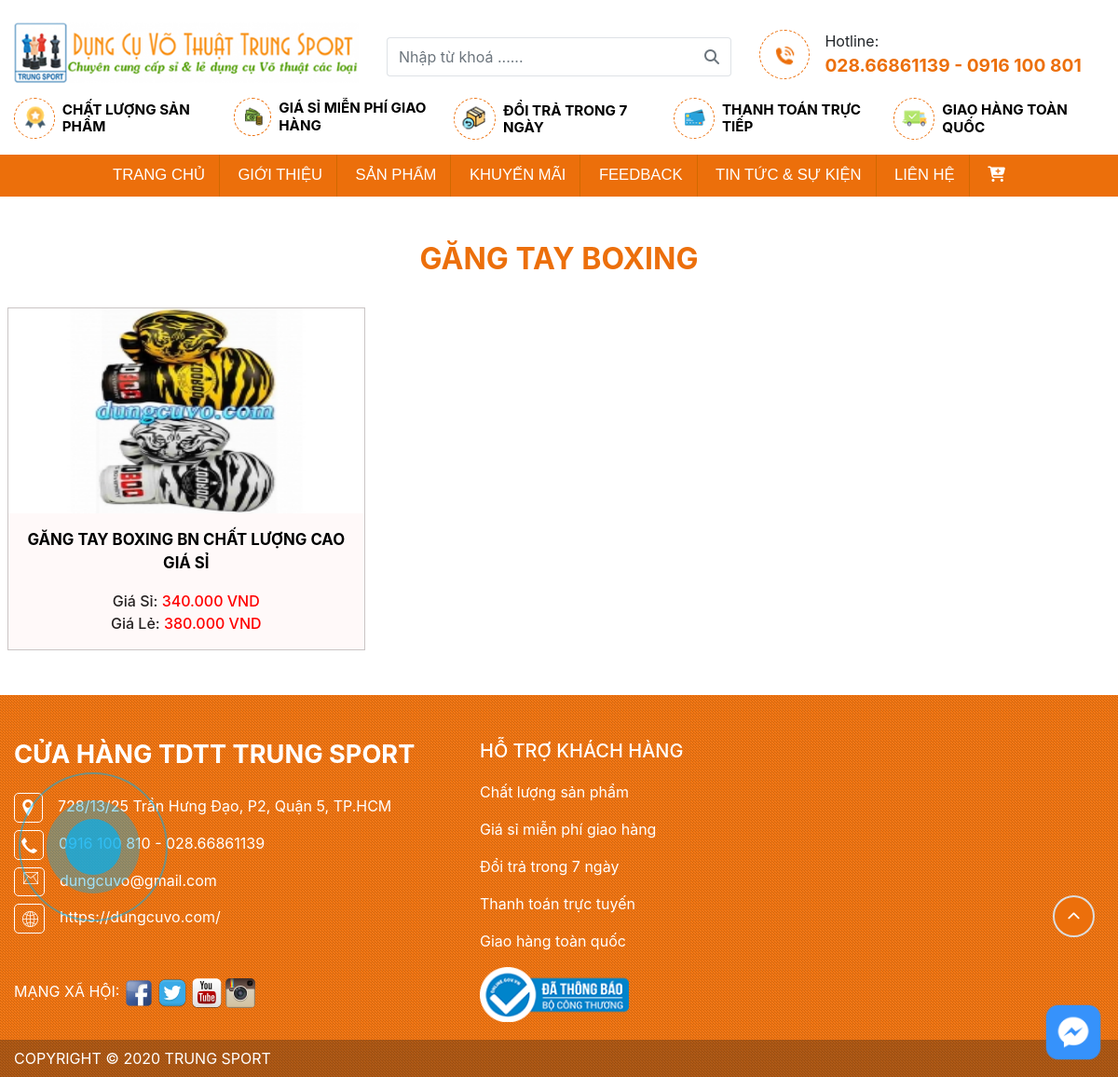
The page /show_product.php?catName=GĂNG TAY BOXING on the database its author committed.
### tables this page shows
CREATE TABLE `tbl_product` (
  `productId` int(11) NOT NULL,
  `productName` varchar(255) NOT NULL,
  `productQuantity` int(20) NOT NULL,
  `hangton` int(20) NOT NULL,
  `catId` int(11) NOT NULL,
  `brandId` int(11) NOT NULL,
  `image` varchar(255) NOT NULL,
  `giasi` int(11) NOT NULL,
  `giale` int(11) NOT NULL,
  `type` int(11) NOT NULL
);

### classes/product.php (called while the page is built, shortened)
<?php
$filepath = realpath(dirname(__FILE__));
include_once ($filepath.'/../lib/database.php');
include_once ($filepath.'/../helpers/format.php');
?>
<?php
class product
{
	private $db;
	public function __construct()
	{
		$this->db = new Database();
	}
		public function getproductbycatid($catId)
		{
			$query = "SELECT * FROM tbl_product where catId = '$catId' LIMIT 30";
			$result = $this->db->select($query);
			return $result;
		}
	}
	?>

### lib/database.php (called while the page is built, shortened)
<?php
Class Database extends PDO{
   public $host   = DB_HOST;
   public $user   = DB_USER;
   public $pass   = DB_PASS;
   public $dbname = DB_NAME;
   public $link;
private function connectDB(){
   $this->link = new mysqli($this->host, $this->user, $this->pass,
    $this->dbname);
 }
public function select($query){
  $result = $this->link->query($query) or
   die($this->link->error.__LINE__);
  if($result->num_rows > 0){
    return $result;
  } else {
    return false;
  }
 }
}

### classes/category.php (called while the page is built, shortened)
<?php
	$filepath = realpath(dirname(__FILE__));
	include_once ($filepath.'/../lib/database.php');
	include_once ($filepath.'/../helpers/format.php');
?>
<?php
	class category
	{
		private $db;
		public function __construct()
		{
			$this->db = new Database();
		}
		public function get_product_by_cat($catName)
		{
			$query = "SELECT * FROM tbl_category where catName = '$catName' order by catName desc";
			$result = $this->db->select($query);
			return $result;
		}
	}
 ?>

### helpers/format.php (called while the page is built, shortened)
<?php
class Format{
   public function format_currency($n=0){
      $n=(string)$n;
      $n=strrev($n);
      $res='';
      for($i=0;$i<strlen($n);$i++){
            if($i%3==0 && $i!=0){
               $res.='.';
            }
            $res.=$n[$i];
      }
      $res=strrev($res);
      return $res;
   }
}
?>

### show_product.php (the view)
<?php
	include 'inc/header.php';
?>
<?php
	if(!isset($_GET['catName']) || $_GET['catName'] == NULL){
        echo "<script> window.location = '404.php' </script>";
    }else {
        $catName = $_GET['catName'];
    }
?>
	<div class="show_sanpham">
        <div class="container">
            <div class="title_style text-center mt-5 mb-4">
                <h3 id="title"><?=$catName?></h3>
            </div>
            <div class="showsanpham">
                <div class="row">
		            <?php
		        		$productbycat= $cat->get_product_by_cat($catName);
		        		if($productbycat){
		        			$result_cat=$productbycat->fetch_assoc();
		        		}
                        $getproduct = $product ->getproductbycatid($result_cat['catId']);
                        if($getproduct){
                            while($result_pd= $getproduct->fetch_assoc()){
		        	?>
                    <div class="col-x">
                        <div class="khungsanpham mr-2 ml-2 mt-2">
                            <div class="img">
                                <a href="details.php?proid=<?php echo $result_pd['productId']?>"><img src="admin/uploads/<?php echo $result_pd['image']?>"></a>
                            </div>
                            <div class="details text-center">
                                <a href="details.php?proid=<?php echo $result['productId']?>">
                                    <p><?php echo $result_pd['productName']?></p>
                                </a>
                                <p id="gia">Giá Sỉ: <span><?php echo $fm->format_currency($result_pd['giasi'])?> VND</span></p>
                                <p id="gia">Giá Lẻ: <span><?php echo $fm->format_currency($result_pd['giale'])?> VND</span></p>
                            </div>
                        </div>
                    </div>
                    <?php
		                	}
		    			}
		        	?>
                </div>
            </div>
        </div>
    </div>
<?php
	include 'inc/footer.php';
?>

### css/details.css (style rules this page uses)
.img img { width:100%; }

### css/gioithieu.css (style rules this page uses)
.title_style h3 { color: #EC6F0B; font-weight: bold; }

### css/feedback.css (style rules this page uses)
.title_style h3 { color: #EC6F0B; font-weight: bold; }

### css/lienhe.css (style rules this page uses)
.title_style h3 { color: #EC6F0B; font-weight: bold; }

### css/style.css (style rules this page uses)
:root { --font:'Arial',sans-serif; --color:rgb(236,111,11); }
body { width:100%;padding:0;margin:0;font-family:Arial,Helvetica,sans-serif; }
.title_style { width: 100%; }
.title_style h3 { width: 100%;text-transform: uppercase; }
#title { font-weight:bold;font-size: 2em;color:#EC6F0B; }
.khungsanpham { border:1px solid #cac5c5;position:relative;background-color: #FFF9F9;overflow:hidden;transition:all 0.5s; }
.khungsanpham .img { height:220px; }
.khungsanpham .img img { height:100%; }
.showsanpham .col-x { width:20%; }
.showsanpham .details { padding:1em; }
.showsanpham .details a { color:black;font-weight:bold;font-size: 1.05em;text-decoration:none; }
.showsanpham .details #gia { margin:0;font-size: 1em;font-weight:500;color:#272323; }
.showsanpham .details #gia span { color:red; }
.showsanpham .img img { width:100%; }
@media screen and (min-width:1200px) { .container { max-width:1260px!important; } }
@media screen and (max-width:1200px) { .showsanpham .col-x { width:33.3%; } }

### rows shown on the page
tbl_product: image (picture), productName "GĂNG TAY BOXING BN CHẤT LƯỢNG CAO GIÁ SỈ", giasi "340.000", giale "380.000"

### other values the page prints
$catName "GĂNG TAY BOXING"
